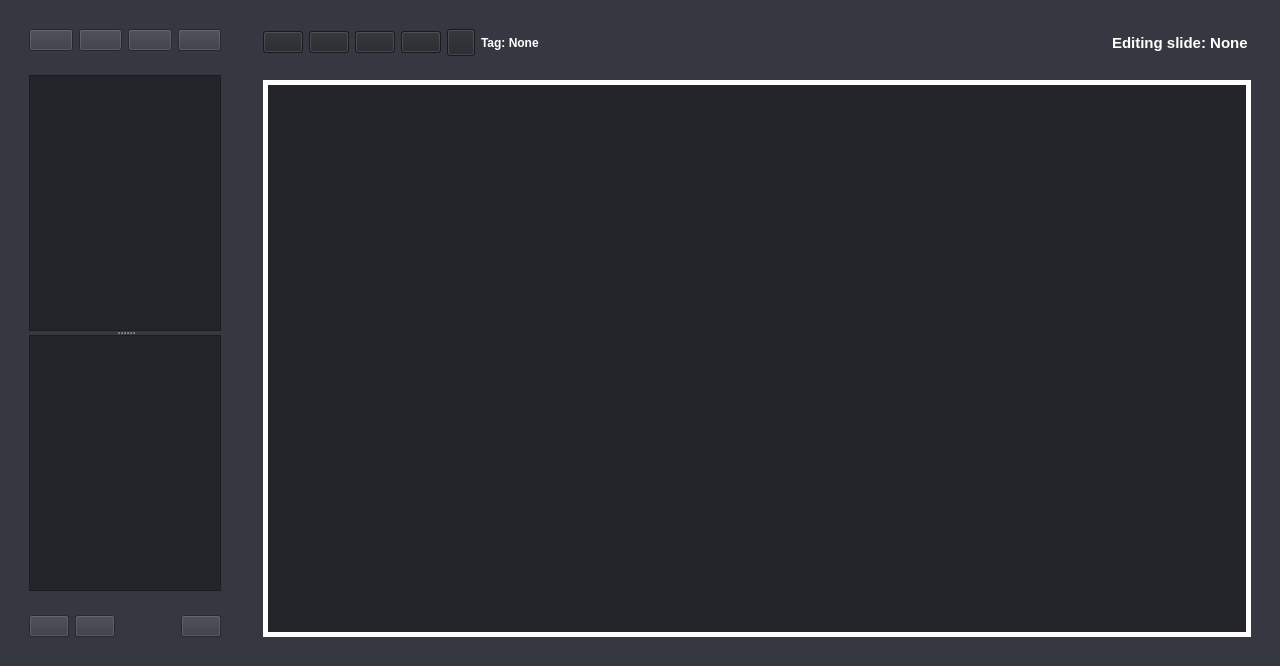
<?xml version="1.0" encoding="UTF-8"?>
<ui version="4.0">
 <class>Editor</class>
 <widget class="QWidget" name="Editor">
  <property name="geometry">
   <rect>
    <x>0</x>
    <y>0</y>
    <width>1280</width>
    <height>666</height>
   </rect>
  </property>
  <property name="windowTitle">
   <string>Holy Presenter Editor</string>
  </property>
  <property name="windowIcon">
   <iconset resource="ui/assets.qrc">
    <normaloff>:/icon/icon.png</normaloff>:/icon/icon.png</iconset>
  </property>
  <property name="styleSheet">
   <string notr="true">background-color: rgb(53, 56, 64);</string>
  </property>
  <layout class="QHBoxLayout" name="horizontalLayout" stretch="2,9">
   <item>
    <widget class="QWidget" name="list" native="true">
     <layout class="QVBoxLayout" name="verticalLayout_2" stretch="1,20,1">
      <item>
       <widget class="QWidget" name="slide_tools" native="true">
        <layout class="QHBoxLayout" name="horizontalLayout_4">
         <item>
          <widget class="QPushButton" name="NewSlide">
           <property name="toolTip">
            <string>New slide</string>
           </property>
           <property name="text">
            <string/>
           </property>
           <property name="icon">
            <iconset resource="ui/assets.qrc">
             <normaloff>:/buttons/new.png</normaloff>:/buttons/new.png</iconset>
           </property>
          </widget>
         </item>
         <item>
          <widget class="QPushButton" name="DeleteSlide">
           <property name="toolTip">
            <string>Delete selected slide</string>
           </property>
           <property name="text">
            <string/>
           </property>
           <property name="icon">
            <iconset resource="ui/assets.qrc">
             <normaloff>:/buttons/delete.png</normaloff>:/buttons/delete.png</iconset>
           </property>
          </widget>
         </item>
         <item>
          <widget class="QPushButton" name="SlideUp">
           <property name="toolTip">
            <string>Move selected slide up</string>
           </property>
           <property name="text">
            <string/>
           </property>
           <property name="icon">
            <iconset resource="ui/assets.qrc">
             <normaloff>:/buttons/up.png</normaloff>:/buttons/up.png</iconset>
           </property>
          </widget>
         </item>
         <item>
          <widget class="QPushButton" name="SlideDown">
           <property name="toolTip">
            <string>Move selected slide down</string>
           </property>
           <property name="text">
            <string/>
           </property>
           <property name="icon">
            <iconset resource="ui/assets.qrc">
             <normaloff>:/buttons/down.png</normaloff>:/buttons/down.png</iconset>
           </property>
          </widget>
         </item>
        </layout>
       </widget>
      </item>
      <item>
       <widget class="QWidget" name="divider" native="true">
        <layout class="QVBoxLayout" name="verticalLayout">
         <item>
          <widget class="QSplitter" name="splitter">
           <property name="orientation">
            <enum>Qt::Orientation::Vertical</enum>
           </property>
           <widget class="QScrollArea" name="SlidesList">
            <property name="styleSheet">
             <string notr="true">background-color: rgb(35, 37, 42)</string>
            </property>
            <property name="widgetResizable">
             <bool>true</bool>
            </property>
            <widget class="QWidget" name="scrollAreaWidgetContents_2">
             <property name="geometry">
              <rect>
               <x>0</x>
               <y>0</y>
               <width>190</width>
               <height>254</height>
              </rect>
             </property>
            </widget>
           </widget>
           <widget class="QScrollArea" name="ElementsList">
            <property name="styleSheet">
             <string notr="true">background-color: rgb(35, 37, 42)</string>
            </property>
            <property name="widgetResizable">
             <bool>true</bool>
            </property>
            <widget class="QWidget" name="scrollAreaWidgetContents_3">
             <property name="geometry">
              <rect>
               <x>0</x>
               <y>0</y>
               <width>190</width>
               <height>253</height>
              </rect>
             </property>
            </widget>
           </widget>
          </widget>
         </item>
        </layout>
       </widget>
      </item>
      <item>
       <widget class="QWidget" name="slide_items_tools" native="true">
        <layout class="QHBoxLayout" name="horizontalLayout_5">
         <item>
          <widget class="QPushButton" name="ElementUp">
           <property name="toolTip">
            <string>Move selected element up</string>
           </property>
           <property name="text">
            <string/>
           </property>
           <property name="icon">
            <iconset resource="ui/assets.qrc">
             <normaloff>:/buttons/up.png</normaloff>:/buttons/up.png</iconset>
           </property>
          </widget>
         </item>
         <item>
          <widget class="QPushButton" name="ElementDown">
           <property name="toolTip">
            <string>Move selected element down</string>
           </property>
           <property name="text">
            <string/>
           </property>
           <property name="icon">
            <iconset resource="ui/assets.qrc">
             <normaloff>:/buttons/down.png</normaloff>:/buttons/down.png</iconset>
           </property>
          </widget>
         </item>
         <item>
          <spacer name="horizontalSpacer_2">
           <property name="orientation">
            <enum>Qt::Orientation::Horizontal</enum>
           </property>
           <property name="sizeHint" stdset="0">
            <size>
             <width>40</width>
             <height>20</height>
            </size>
           </property>
          </spacer>
         </item>
         <item>
          <widget class="QPushButton" name="DeleteElement">
           <property name="toolTip">
            <string>Delete selected element</string>
           </property>
           <property name="text">
            <string/>
           </property>
           <property name="icon">
            <iconset resource="ui/assets.qrc">
             <normaloff>:/buttons/delete.png</normaloff>:/buttons/delete.png</iconset>
           </property>
          </widget>
         </item>
        </layout>
       </widget>
      </item>
     </layout>
    </widget>
   </item>
   <item>
    <widget class="QWidget" name="preview" native="true">
     <layout class="QVBoxLayout" name="verticalLayout_3" stretch="1,18">
      <item>
       <widget class="QWidget" name="slide_options" native="true">
        <layout class="QHBoxLayout" name="horizontalLayout_3" stretch="1,1,1,1,1,3,15,4">
         <item>
          <widget class="QPushButton" name="NewText">
           <property name="toolTip">
            <string>Add new text element</string>
           </property>
           <property name="styleSheet">
            <string notr="true">background-color: rgb(35, 37, 42)</string>
           </property>
           <property name="text">
            <string/>
           </property>
           <property name="icon">
            <iconset resource="ui/assets.qrc">
             <normaloff>:/buttons/newtext.png</normaloff>:/buttons/newtext.png</iconset>
           </property>
           <property name="iconSize">
            <size>
             <width>20</width>
             <height>20</height>
            </size>
           </property>
          </widget>
         </item>
         <item>
          <widget class="QPushButton" name="RenameText">
           <property name="toolTip">
            <string>Rename selected text element</string>
           </property>
           <property name="styleSheet">
            <string notr="true">background-color: rgb(35, 37, 42)</string>
           </property>
           <property name="text">
            <string/>
           </property>
           <property name="icon">
            <iconset resource="ui/assets.qrc">
             <normaloff>:/buttons/renametext.png</normaloff>:/buttons/renametext.png</iconset>
           </property>
           <property name="iconSize">
            <size>
             <width>20</width>
             <height>20</height>
            </size>
           </property>
          </widget>
         </item>
         <item>
          <widget class="QPushButton" name="Center">
           <property name="toolTip">
            <string>Center selected element</string>
           </property>
           <property name="styleSheet">
            <string notr="true">background-color: rgb(35, 37, 42)</string>
           </property>
           <property name="text">
            <string/>
           </property>
           <property name="icon">
            <iconset resource="ui/assets.qrc">
             <normaloff>:/buttons/center.png</normaloff>:/buttons/center.png</iconset>
           </property>
           <property name="iconSize">
            <size>
             <width>20</width>
             <height>20</height>
            </size>
           </property>
          </widget>
         </item>
         <item>
          <widget class="QPushButton" name="Upload">
           <property name="toolTip">
            <string>Upload image</string>
           </property>
           <property name="styleSheet">
            <string notr="true">background-color: rgb(35, 37, 42)</string>
           </property>
           <property name="text">
            <string/>
           </property>
           <property name="icon">
            <iconset resource="ui/assets.qrc">
             <normaloff>:/buttons/upload.png</normaloff>:/buttons/upload.png</iconset>
           </property>
           <property name="iconSize">
            <size>
             <width>20</width>
             <height>20</height>
            </size>
           </property>
          </widget>
         </item>
         <item>
          <widget class="QToolButton" name="Music">
           <property name="toolTip">
            <string>Choose the tag for the slide</string>
           </property>
           <property name="styleSheet">
            <string notr="true">background-color: rgb(35, 37, 42); color: white;</string>
           </property>
           <property name="text">
            <string/>
           </property>
           <property name="icon">
            <iconset resource="ui/assets.qrc">
             <normaloff>:/buttons/music.png</normaloff>:/buttons/music.png</iconset>
           </property>
           <property name="iconSize">
            <size>
             <width>20</width>
             <height>20</height>
            </size>
           </property>
           <property name="toolButtonStyle">
            <enum>Qt::ToolButtonStyle::ToolButtonTextBesideIcon</enum>
           </property>
           <property name="autoRaise">
            <bool>false</bool>
           </property>
           <property name="arrowType">
            <enum>Qt::ArrowType::NoArrow</enum>
           </property>
          </widget>
         </item>
         <item>
          <widget class="QLabel" name="taglabel">
           <property name="styleSheet">
            <string notr="true">color: white; font-weight: bold;</string>
           </property>
           <property name="text">
            <string>Tag: None</string>
           </property>
          </widget>
         </item>
         <item>
          <spacer name="horizontalSpacer">
           <property name="orientation">
            <enum>Qt::Orientation::Horizontal</enum>
           </property>
           <property name="sizeHint" stdset="0">
            <size>
             <width>40</width>
             <height>20</height>
            </size>
           </property>
          </spacer>
         </item>
         <item>
          <widget class="QLabel" name="editingslide">
           <property name="styleSheet">
            <string notr="true">font-weight: bold; font-size: 15px; color: white;</string>
           </property>
           <property name="text">
            <string>Editing slide: None</string>
           </property>
          </widget>
         </item>
        </layout>
       </widget>
      </item>
      <item>
       <widget class="QWidget" name="widget_5" native="true">
        <layout class="QHBoxLayout" name="horizontalLayout_2">
         <item>
          <widget class="QFrame" name="preview_slide">
           <property name="styleSheet">
            <string notr="true">background-color: rgb(35, 37, 42);
border: 5px solid white;</string>
           </property>
           <property name="frameShape">
            <enum>QFrame::Shape::StyledPanel</enum>
           </property>
           <property name="frameShadow">
            <enum>QFrame::Shadow::Raised</enum>
           </property>
          </widget>
         </item>
        </layout>
       </widget>
      </item>
     </layout>
    </widget>
   </item>
  </layout>
 </widget>
 <resources>
  <include location="ui/assets.qrc"/>
 </resources>
 <connections/>
</ui>
